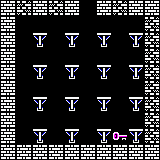

This is a level from a 2D game, rendered from its Tiled map with the project's own tilesets. A one-line summary and the complete map file follow:
An orthogonal 10x10 tile map with 16x16 px tiles, 2 tile layers (Graph, Spawn) and 1 object.

<map version="1.10" tiledversion="1.10.2" orientation="orthogonal" renderorder="left-up" width="10" height="10" tilewidth="16" tileheight="16" infinite="0" nextlayerid="5" nextobjectid="4">
 <tileset firstgid="1" source="jeu-lynx.tsx" />
 <layer id="1" name="Graph" width="10" height="10">
  <data encoding="csv">
844,644,844,644,844,1,844,644,844,844,
844,1,1,1,1,1,1,1,1,644,
844,1,646,1,646,1,646,1,646,644,
844,1,1,1,1,1,1,1,1,644,
844,1,646,1,646,1,646,1,646,644,
844,1,1,1,1,1,1,1,1,644,
844,1,646,1,646,1,646,1,646,644,
844,1,1,1,1,1,1,1,1,644,
844,1,646,1,646,1,646,1,646,644,
844,844,844,844,844,844,844,844,844,844
</data>
 </layer>
 <objectgroup id="3" name="Liaisons" />
 <layer id="2" name="Spawn" width="10" height="10">
  <data encoding="csv">
0,0,0,0,0,0,0,0,0,0,
0,0,0,0,0,0,0,0,0,0,
0,0,0,0,0,0,0,0,0,0,
0,0,0,0,0,0,0,0,0,0,
0,0,0,0,0,1,0,0,0,0,
0,0,0,0,0,0,0,0,0,0,
0,0,0,0,0,0,0,0,0,0,
0,0,0,0,0,0,0,0,0,0,
0,0,0,0,0,0,0,573,0,0,
0,0,0,0,0,0,0,0,0,0
</data>
 </layer>
 <objectgroup id="4" name="Texte">
  <object id="3" x="38.777" y="51.3751" width="74.8539" height="22.1615">
   <text fontfamily="Sans Serif" pixelsize="8" wrap="1" color="#ff0000" italic="1">Salle des piliers</text>
  </object>
 </objectgroup>
</map>
